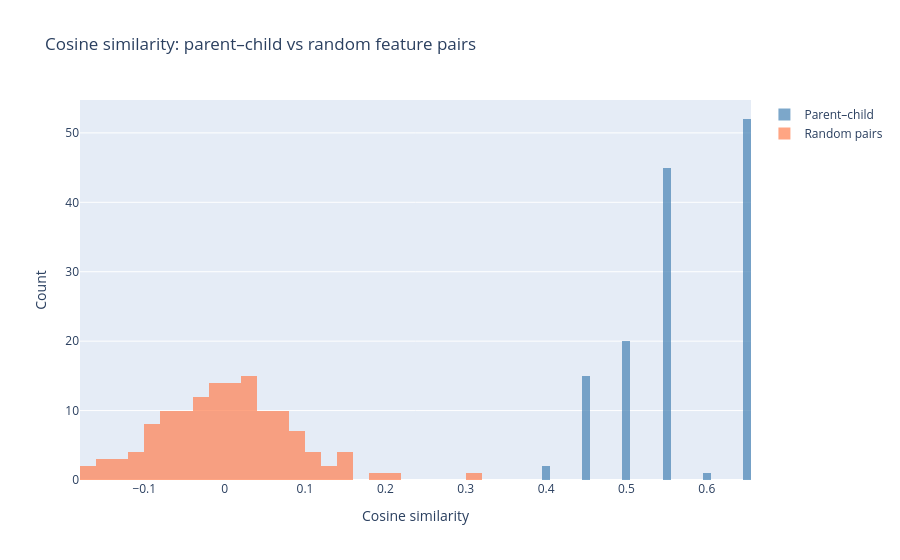

Here is the notebook cell this chart was saved with:
### Markdown cell above
## Visualising cosine similarities

### Parent–child vs random pairs

The semantic dictionary places related concepts closer together in feature space.
Let's compare the distribution of cosine similarities for:
- **Parent–child pairs** (connected in the hierarchy)
- **Random pairs** (unrelated features)

### Code cell
import plotly.graph_objects as go

# Collect all parent-child cosine similarities
parent_child_cosims = []


def collect_cosims(node: HierarchyNode) -> None:
    for child in node.children:
        cos_sim = (W_norm[node.feature_index] @ W_norm[child.feature_index]).item()
        parent_child_cosims.append(cos_sim)
        collect_cosims(child)


for root in model.hierarchy.roots:
    collect_cosims(root)

# Random pairs (sample ~same number)
n = len(parent_child_cosims)
idx_a = torch.randint(0, NUM_FEATURES, (n,))
idx_b = torch.randint(0, NUM_FEATURES, (n,))
random_cosims = (W_norm[idx_a] * W_norm[idx_b]).sum(dim=1).cpu().tolist()

fig = go.Figure()
fig.add_trace(go.Histogram(
    x=parent_child_cosims, name="Parent–child",
    opacity=0.7, nbinsx=30, marker_color="steelblue",
))
fig.add_trace(go.Histogram(
    x=random_cosims, name="Random pairs",
    opacity=0.7, nbinsx=30, marker_color="coral",
))
fig.update_layout(
    barmode="overlay",
    title="Cosine similarity: parent–child vs random feature pairs",
    xaxis_title="Cosine similarity",
    yaxis_title="Count",
)
fig.show()

### Figure 1 — Plotly figure (JSON) as saved in the notebook; plotly's stock layout.template omitted (floating-point values rounded to 4 significant figures; data arrays with more than 128 entries replaced by an {"elided": "..."} marker saying what was removed)
{"data": [{"marker": {"color": "steelblue"}, "name": "Parent–child", "nbinsx": 30, "opacity": 0.7, "type": "histogram", "x": {"elided": "135 float values"}}, {"marker": {"color": "coral"}, "name": "Random pairs", "nbinsx": 30, "opacity": 0.7, "type": "histogram", "x": {"elided": "135 float values"}}], "layout": {"barmode": "overlay", "title": {"text": "Cosine similarity: parent–child vs random feature pairs"}, "xaxis": {"title": {"text": "Cosine similarity"}}, "yaxis": {"title": {"text": "Count"}}}}
